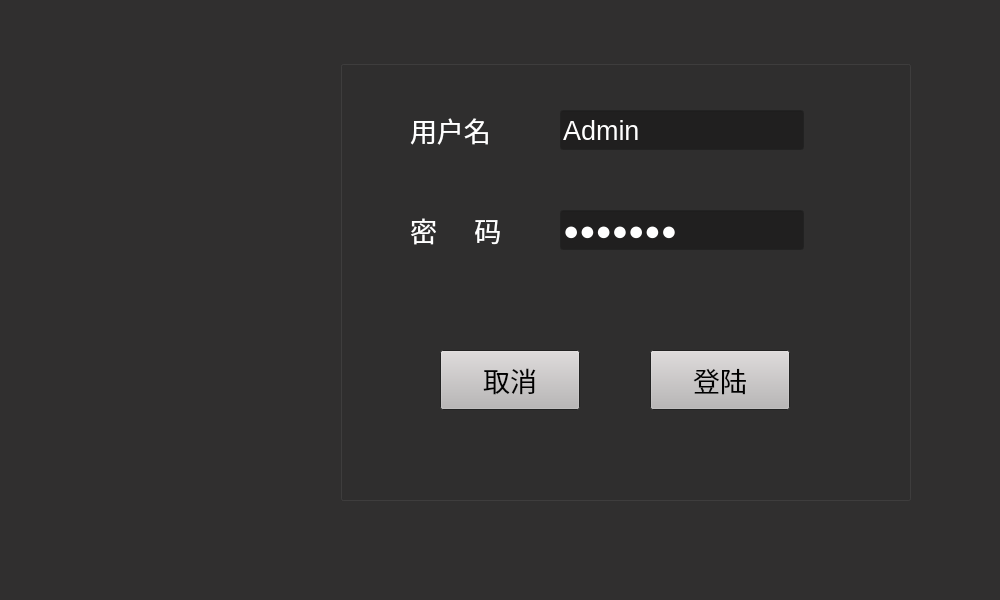
<?xml version="1.0" encoding="UTF-8"?>
<ui version="4.0">
 <class>LoginForm</class>
 <widget class="QMainWindow" name="LoginForm">
  <property name="windowModality">
   <enum>Qt::NonModal</enum>
  </property>
  <property name="geometry">
   <rect>
    <x>0</x>
    <y>0</y>
    <width>1000</width>
    <height>600</height>
   </rect>
  </property>
  <property name="minimumSize">
   <size>
    <width>1000</width>
    <height>600</height>
   </size>
  </property>
  <property name="maximumSize">
   <size>
    <width>1000</width>
    <height>600</height>
   </size>
  </property>
  <property name="palette">
   <palette>
    <active>
     <colorrole role="WindowText">
      <brush brushstyle="SolidPattern">
       <color alpha="255">
        <red>255</red>
        <green>255</green>
        <blue>255</blue>
       </color>
      </brush>
     </colorrole>
     <colorrole role="Button">
      <brush brushstyle="SolidPattern">
       <color alpha="255">
        <red>185</red>
        <green>182</green>
        <blue>182</blue>
       </color>
      </brush>
     </colorrole>
     <colorrole role="Base">
      <brush brushstyle="SolidPattern">
       <color alpha="255">
        <red>255</red>
        <green>255</green>
        <blue>255</blue>
       </color>
      </brush>
     </colorrole>
     <colorrole role="Window">
      <brush brushstyle="SolidPattern">
       <color alpha="255">
        <red>48</red>
        <green>47</green>
        <blue>47</blue>
       </color>
      </brush>
     </colorrole>
    </active>
    <inactive>
     <colorrole role="WindowText">
      <brush brushstyle="SolidPattern">
       <color alpha="255">
        <red>255</red>
        <green>255</green>
        <blue>255</blue>
       </color>
      </brush>
     </colorrole>
     <colorrole role="Button">
      <brush brushstyle="SolidPattern">
       <color alpha="255">
        <red>185</red>
        <green>182</green>
        <blue>182</blue>
       </color>
      </brush>
     </colorrole>
     <colorrole role="Base">
      <brush brushstyle="SolidPattern">
       <color alpha="255">
        <red>255</red>
        <green>255</green>
        <blue>255</blue>
       </color>
      </brush>
     </colorrole>
     <colorrole role="Window">
      <brush brushstyle="SolidPattern">
       <color alpha="255">
        <red>48</red>
        <green>47</green>
        <blue>47</blue>
       </color>
      </brush>
     </colorrole>
    </inactive>
    <disabled>
     <colorrole role="WindowText">
      <brush brushstyle="SolidPattern">
       <color alpha="255">
        <red>190</red>
        <green>190</green>
        <blue>190</blue>
       </color>
      </brush>
     </colorrole>
     <colorrole role="Button">
      <brush brushstyle="SolidPattern">
       <color alpha="255">
        <red>185</red>
        <green>182</green>
        <blue>182</blue>
       </color>
      </brush>
     </colorrole>
     <colorrole role="Base">
      <brush brushstyle="SolidPattern">
       <color alpha="255">
        <red>48</red>
        <green>47</green>
        <blue>47</blue>
       </color>
      </brush>
     </colorrole>
     <colorrole role="Window">
      <brush brushstyle="SolidPattern">
       <color alpha="255">
        <red>48</red>
        <green>47</green>
        <blue>47</blue>
       </color>
      </brush>
     </colorrole>
    </disabled>
   </palette>
  </property>
  <property name="windowTitle">
   <string>登陆</string>
  </property>
  <property name="toolButtonStyle">
   <enum>Qt::ToolButtonFollowStyle</enum>
  </property>
  <widget class="QWidget" name="centralwidget">
   <widget class="QGroupBox" name="groupBox">
    <property name="geometry">
     <rect>
      <x>340</x>
      <y>60</y>
      <width>571</width>
      <height>441</height>
     </rect>
    </property>
    <property name="title">
     <string/>
    </property>
    <property name="alignment">
     <set>Qt::AlignRight|Qt::AlignTop|Qt::AlignTrailing</set>
    </property>
    <widget class="QLineEdit" name="edit_Pwd">
     <property name="geometry">
      <rect>
       <x>220</x>
       <y>150</y>
       <width>244</width>
       <height>40</height>
      </rect>
     </property>
     <property name="palette">
      <palette>
       <active>
        <colorrole role="Light">
         <brush brushstyle="SolidPattern">
          <color alpha="255">
           <red>255</red>
           <green>255</green>
           <blue>255</blue>
          </color>
         </brush>
        </colorrole>
        <colorrole role="Text">
         <brush brushstyle="SolidPattern">
          <color alpha="255">
           <red>255</red>
           <green>255</green>
           <blue>255</blue>
          </color>
         </brush>
        </colorrole>
        <colorrole role="Base">
         <brush brushstyle="SolidPattern">
          <color alpha="255">
           <red>32</red>
           <green>31</green>
           <blue>31</blue>
          </color>
         </brush>
        </colorrole>
        <colorrole role="PlaceholderText">
         <brush brushstyle="NoBrush">
          <color alpha="128">
           <red>0</red>
           <green>0</green>
           <blue>0</blue>
          </color>
         </brush>
        </colorrole>
       </active>
       <inactive>
        <colorrole role="Light">
         <brush brushstyle="SolidPattern">
          <color alpha="255">
           <red>255</red>
           <green>255</green>
           <blue>255</blue>
          </color>
         </brush>
        </colorrole>
        <colorrole role="Text">
         <brush brushstyle="SolidPattern">
          <color alpha="255">
           <red>255</red>
           <green>255</green>
           <blue>255</blue>
          </color>
         </brush>
        </colorrole>
        <colorrole role="Base">
         <brush brushstyle="SolidPattern">
          <color alpha="255">
           <red>32</red>
           <green>31</green>
           <blue>31</blue>
          </color>
         </brush>
        </colorrole>
        <colorrole role="PlaceholderText">
         <brush brushstyle="NoBrush">
          <color alpha="128">
           <red>255</red>
           <green>255</green>
           <blue>255</blue>
          </color>
         </brush>
        </colorrole>
       </inactive>
       <disabled>
        <colorrole role="Light">
         <brush brushstyle="SolidPattern">
          <color alpha="255">
           <red>255</red>
           <green>255</green>
           <blue>255</blue>
          </color>
         </brush>
        </colorrole>
        <colorrole role="Text">
         <brush brushstyle="SolidPattern">
          <color alpha="255">
           <red>190</red>
           <green>190</green>
           <blue>190</blue>
          </color>
         </brush>
        </colorrole>
        <colorrole role="Base">
         <brush brushstyle="SolidPattern">
          <color alpha="255">
           <red>48</red>
           <green>47</green>
           <blue>47</blue>
          </color>
         </brush>
        </colorrole>
        <colorrole role="PlaceholderText">
         <brush brushstyle="NoBrush">
          <color alpha="128">
           <red>0</red>
           <green>0</green>
           <blue>0</blue>
          </color>
         </brush>
        </colorrole>
       </disabled>
      </palette>
     </property>
     <property name="font">
      <font>
       <pointsize>20</pointsize>
      </font>
     </property>
     <property name="text">
      <string>vws.123</string>
     </property>
     <property name="echoMode">
      <enum>QLineEdit::Password</enum>
     </property>
     <property name="placeholderText">
      <string/>
     </property>
    </widget>
    <widget class="QLabel" name="label_2">
     <property name="geometry">
      <rect>
       <x>70</x>
       <y>150</y>
       <width>181</width>
       <height>40</height>
      </rect>
     </property>
     <property name="palette">
      <palette>
       <active>
        <colorrole role="Text">
         <brush brushstyle="SolidPattern">
          <color alpha="255">
           <red>255</red>
           <green>255</green>
           <blue>255</blue>
          </color>
         </brush>
        </colorrole>
        <colorrole role="PlaceholderText">
         <brush brushstyle="SolidPattern">
          <color alpha="128">
           <red>255</red>
           <green>255</green>
           <blue>255</blue>
          </color>
         </brush>
        </colorrole>
       </active>
       <inactive>
        <colorrole role="Text">
         <brush brushstyle="SolidPattern">
          <color alpha="255">
           <red>255</red>
           <green>255</green>
           <blue>255</blue>
          </color>
         </brush>
        </colorrole>
        <colorrole role="PlaceholderText">
         <brush brushstyle="SolidPattern">
          <color alpha="128">
           <red>255</red>
           <green>255</green>
           <blue>255</blue>
          </color>
         </brush>
        </colorrole>
       </inactive>
       <disabled>
        <colorrole role="Text">
         <brush brushstyle="SolidPattern">
          <color alpha="255">
           <red>190</red>
           <green>190</green>
           <blue>190</blue>
          </color>
         </brush>
        </colorrole>
        <colorrole role="PlaceholderText">
         <brush brushstyle="SolidPattern">
          <color alpha="128">
           <red>0</red>
           <green>0</green>
           <blue>0</blue>
          </color>
         </brush>
        </colorrole>
       </disabled>
      </palette>
     </property>
     <property name="font">
      <font>
       <pointsize>20</pointsize>
      </font>
     </property>
     <property name="text">
      <string>&lt;html&gt;&lt;head/&gt;&lt;body&gt;&lt;p&gt;&lt;img src=&quot;:/Images/pwd.png&quot;/&gt; 密         &amp;nbsp; &amp;nbsp; 码&lt;/p&gt;&lt;/body&gt;&lt;/html&gt;</string>
     </property>
    </widget>
    <widget class="QPushButton" name="btn_Cancel">
     <property name="geometry">
      <rect>
       <x>100</x>
       <y>290</y>
       <width>140</width>
       <height>60</height>
      </rect>
     </property>
     <property name="font">
      <font>
       <pointsize>20</pointsize>
      </font>
     </property>
     <property name="text">
      <string>取消</string>
     </property>
    </widget>
    <widget class="QLabel" name="label">
     <property name="geometry">
      <rect>
       <x>70</x>
       <y>50</y>
       <width>161</width>
       <height>41</height>
      </rect>
     </property>
     <property name="palette">
      <palette>
       <active>
        <colorrole role="Text">
         <brush brushstyle="SolidPattern">
          <color alpha="255">
           <red>255</red>
           <green>255</green>
           <blue>255</blue>
          </color>
         </brush>
        </colorrole>
        <colorrole role="PlaceholderText">
         <brush brushstyle="SolidPattern">
          <color alpha="128">
           <red>255</red>
           <green>255</green>
           <blue>255</blue>
          </color>
         </brush>
        </colorrole>
       </active>
       <inactive>
        <colorrole role="Text">
         <brush brushstyle="SolidPattern">
          <color alpha="255">
           <red>255</red>
           <green>255</green>
           <blue>255</blue>
          </color>
         </brush>
        </colorrole>
        <colorrole role="PlaceholderText">
         <brush brushstyle="SolidPattern">
          <color alpha="128">
           <red>255</red>
           <green>255</green>
           <blue>255</blue>
          </color>
         </brush>
        </colorrole>
       </inactive>
       <disabled>
        <colorrole role="Text">
         <brush brushstyle="SolidPattern">
          <color alpha="255">
           <red>190</red>
           <green>190</green>
           <blue>190</blue>
          </color>
         </brush>
        </colorrole>
        <colorrole role="PlaceholderText">
         <brush brushstyle="SolidPattern">
          <color alpha="128">
           <red>0</red>
           <green>0</green>
           <blue>0</blue>
          </color>
         </brush>
        </colorrole>
       </disabled>
      </palette>
     </property>
     <property name="font">
      <font>
       <pointsize>20</pointsize>
      </font>
     </property>
     <property name="text">
      <string>&lt;html&gt;&lt;head/&gt;&lt;body&gt;&lt;p&gt;&lt;img src=&quot;:/Images/user.png&quot;/&gt;  用户名&lt;/p&gt;&lt;/body&gt;&lt;/html&gt;</string>
     </property>
     <property name="textFormat">
      <enum>Qt::AutoText</enum>
     </property>
     <property name="scaledContents">
      <bool>false</bool>
     </property>
    </widget>
    <widget class="QLineEdit" name="edit_User">
     <property name="geometry">
      <rect>
       <x>220</x>
       <y>50</y>
       <width>244</width>
       <height>40</height>
      </rect>
     </property>
     <property name="palette">
      <palette>
       <active>
        <colorrole role="WindowText">
         <brush brushstyle="SolidPattern">
          <color alpha="255">
           <red>0</red>
           <green>0</green>
           <blue>0</blue>
          </color>
         </brush>
        </colorrole>
        <colorrole role="Text">
         <brush brushstyle="SolidPattern">
          <color alpha="255">
           <red>255</red>
           <green>255</green>
           <blue>255</blue>
          </color>
         </brush>
        </colorrole>
        <colorrole role="Base">
         <brush brushstyle="SolidPattern">
          <color alpha="255">
           <red>32</red>
           <green>31</green>
           <blue>31</blue>
          </color>
         </brush>
        </colorrole>
        <colorrole role="PlaceholderText">
         <brush brushstyle="SolidPattern">
          <color alpha="255">
           <red>255</red>
           <green>255</green>
           <blue>255</blue>
          </color>
         </brush>
        </colorrole>
       </active>
       <inactive>
        <colorrole role="WindowText">
         <brush brushstyle="SolidPattern">
          <color alpha="255">
           <red>0</red>
           <green>0</green>
           <blue>0</blue>
          </color>
         </brush>
        </colorrole>
        <colorrole role="Text">
         <brush brushstyle="SolidPattern">
          <color alpha="255">
           <red>255</red>
           <green>255</green>
           <blue>255</blue>
          </color>
         </brush>
        </colorrole>
        <colorrole role="Base">
         <brush brushstyle="SolidPattern">
          <color alpha="255">
           <red>32</red>
           <green>31</green>
           <blue>31</blue>
          </color>
         </brush>
        </colorrole>
        <colorrole role="PlaceholderText">
         <brush brushstyle="SolidPattern">
          <color alpha="255">
           <red>255</red>
           <green>255</green>
           <blue>255</blue>
          </color>
         </brush>
        </colorrole>
       </inactive>
       <disabled>
        <colorrole role="WindowText">
         <brush brushstyle="SolidPattern">
          <color alpha="255">
           <red>190</red>
           <green>190</green>
           <blue>190</blue>
          </color>
         </brush>
        </colorrole>
        <colorrole role="Text">
         <brush brushstyle="SolidPattern">
          <color alpha="255">
           <red>190</red>
           <green>190</green>
           <blue>190</blue>
          </color>
         </brush>
        </colorrole>
        <colorrole role="Base">
         <brush brushstyle="SolidPattern">
          <color alpha="255">
           <red>48</red>
           <green>47</green>
           <blue>47</blue>
          </color>
         </brush>
        </colorrole>
        <colorrole role="PlaceholderText">
         <brush brushstyle="SolidPattern">
          <color alpha="255">
           <red>255</red>
           <green>255</green>
           <blue>255</blue>
          </color>
         </brush>
        </colorrole>
       </disabled>
      </palette>
     </property>
     <property name="font">
      <font>
       <pointsize>20</pointsize>
      </font>
     </property>
     <property name="text">
      <string>Admin</string>
     </property>
    </widget>
    <widget class="QPushButton" name="btn_Login">
     <property name="geometry">
      <rect>
       <x>310</x>
       <y>290</y>
       <width>140</width>
       <height>60</height>
      </rect>
     </property>
     <property name="palette">
      <palette>
       <active>
        <colorrole role="Button">
         <brush brushstyle="SolidPattern">
          <color alpha="255">
           <red>185</red>
           <green>182</green>
           <blue>182</blue>
          </color>
         </brush>
        </colorrole>
       </active>
       <inactive>
        <colorrole role="Button">
         <brush brushstyle="SolidPattern">
          <color alpha="255">
           <red>185</red>
           <green>182</green>
           <blue>182</blue>
          </color>
         </brush>
        </colorrole>
       </inactive>
       <disabled>
        <colorrole role="Button">
         <brush brushstyle="SolidPattern">
          <color alpha="255">
           <red>185</red>
           <green>182</green>
           <blue>182</blue>
          </color>
         </brush>
        </colorrole>
       </disabled>
      </palette>
     </property>
     <property name="font">
      <font>
       <pointsize>20</pointsize>
      </font>
     </property>
     <property name="text">
      <string>登陆</string>
     </property>
    </widget>
   </widget>
   <widget class="QLabel" name="label_3">
    <property name="geometry">
     <rect>
      <x>40</x>
      <y>110</y>
      <width>271</width>
      <height>331</height>
     </rect>
    </property>
    <property name="text">
     <string/>
    </property>
    <property name="pixmap">
     <pixmap resource="../../Resources.qrc">:/Images/logo.png</pixmap>
    </property>
    <property name="scaledContents">
     <bool>true</bool>
    </property>
   </widget>
  </widget>
 </widget>
 <tabstops>
  <tabstop>edit_User</tabstop>
  <tabstop>edit_Pwd</tabstop>
  <tabstop>btn_Cancel</tabstop>
  <tabstop>btn_Login</tabstop>
 </tabstops>
 <resources>
  <include location="../../Resources.qrc"/>
 </resources>
 <connections/>
</ui>
